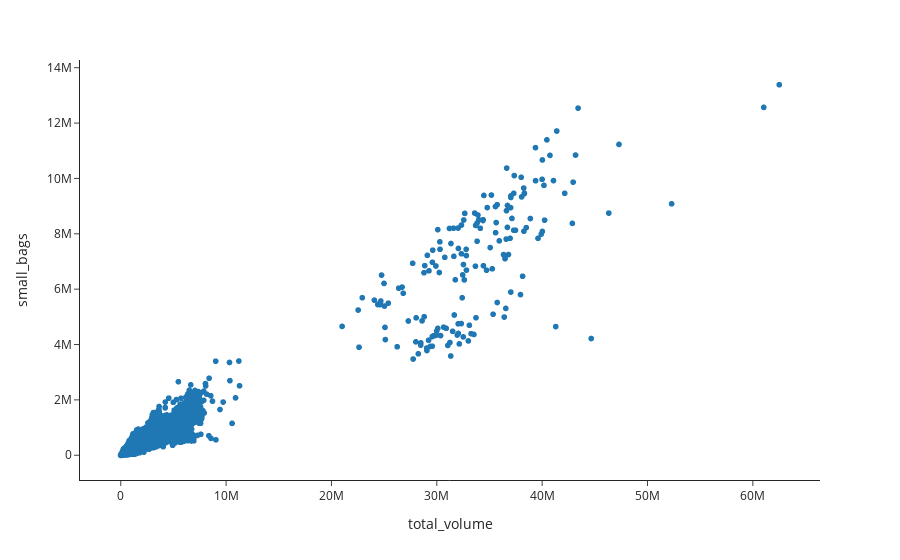

The cell this chart's notebook holds for it:
### Code cell
fig__10=px.scatter(
                df,
                x='total_volume',
                y='small_bags')
fig__10.show()

### Figure 1 — Plotly figure (JSON) as saved in the notebook; plotly's stock layout.template omitted (floating-point values rounded to 4 significant figures; data arrays with more than 128 entries replaced by an {"elided": "..."} marker saying what was removed)
{"data": [{"hovertemplate": "total_volume=%{x}<br>small_bags=%{y}<extra></extra>", "legendgroup": "", "marker": {"color": "#1F77B4", "symbol": "circle"}, "mode": "markers", "name": "", "showlegend": false, "type": "scattergl", "x": {"elided": "18249 float values"}, "xaxis": "x", "y": {"elided": "18249 float values"}, "yaxis": "y"}], "layout": {"autosize": true, "legend": {"tracegroupgap": 0}, "margin": {"t": 60}, "xaxis": {"anchor": "y", "autorange": true, "domain": [0, 1], "range": [-3957000.0, 66460000.0], "title": {"text": "total_volume"}, "type": "linear"}, "yaxis": {"anchor": "x", "autorange": true, "domain": [0, 1], "range": [-1036000.0, 14420000.0], "title": {"text": "small_bags"}, "type": "linear"}}}
